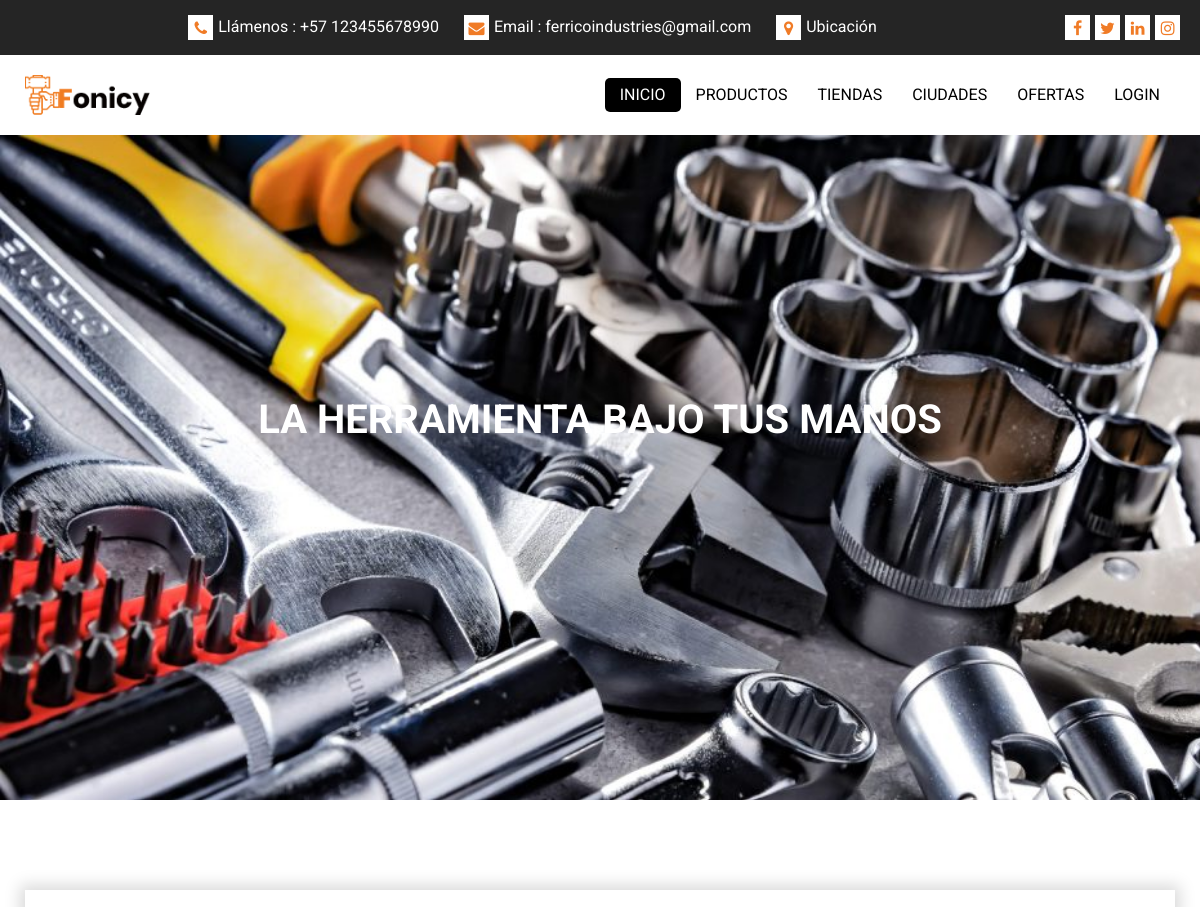
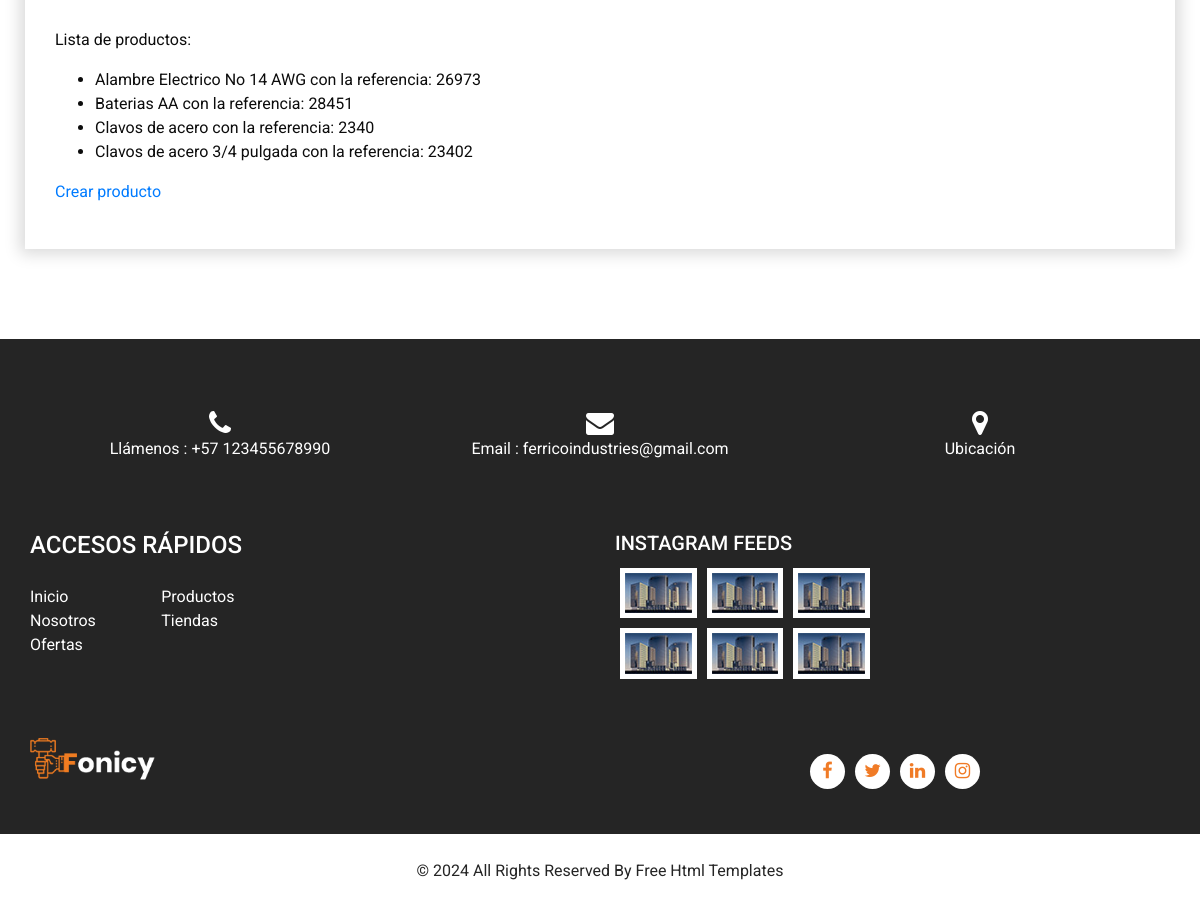
The page /ferrico/lista-productos/ on the database its author committed (2 pictures, top to bottom).
### AppPreEntrega3/models.py (models this page shows, shortened)
class Producto(models.Model):
    nombre = models.CharField(max_length=50)
    referencia = models.IntegerField()
    cantidad = models.IntegerField()
    precio = models.IntegerField()
    class Meta():
        ordering=('nombre','referencia')
        unique_together = ('nombre','referencia')

### AppPreEntrega3/views.py (the view)
# urls.py: path('lista-productos/', lista_productos, name='ListaProductos'),
def lista_productos (req):
    lista = Producto.objects.all()
    return render(req, "lista_productos.html", {"lista_productos" : lista})

### AppPreEntrega3/templates/lista_productos.html
{% extends 'padre.html' %}
{% block contenidoQueCambia %}
<p>Lista de productos: </p>
    <ul>
        {% for producto in lista_productos  %}
            <li>{{producto.nombre}} con la referencia: {{producto.referencia}}</li>
        {% endfor %}
    </ul>
    <a href="{% url 'ProductoFormulario' %}">Crear producto</a>
{% endblock contenidoQueCambia %}

### AppPreEntrega3/static/css/style.css (style rules this page uses)
body { font-family: 'Roboto', sans-serif; color: #0c0c0c; background-color: #ffffff; overflow-x: hidden; }
a, a:hover, a:focus { text-decoration: none; }

### rows shown on the page
Producto: nombre "Alambre Electrico No 14 AWG", referencia "26973"
Producto: nombre "Baterias AA", referencia "28451"
Producto: nombre "Clavos de acero", referencia "2340"
Producto: nombre "Clavos de acero 3/4 pulgada", referencia "23402"
